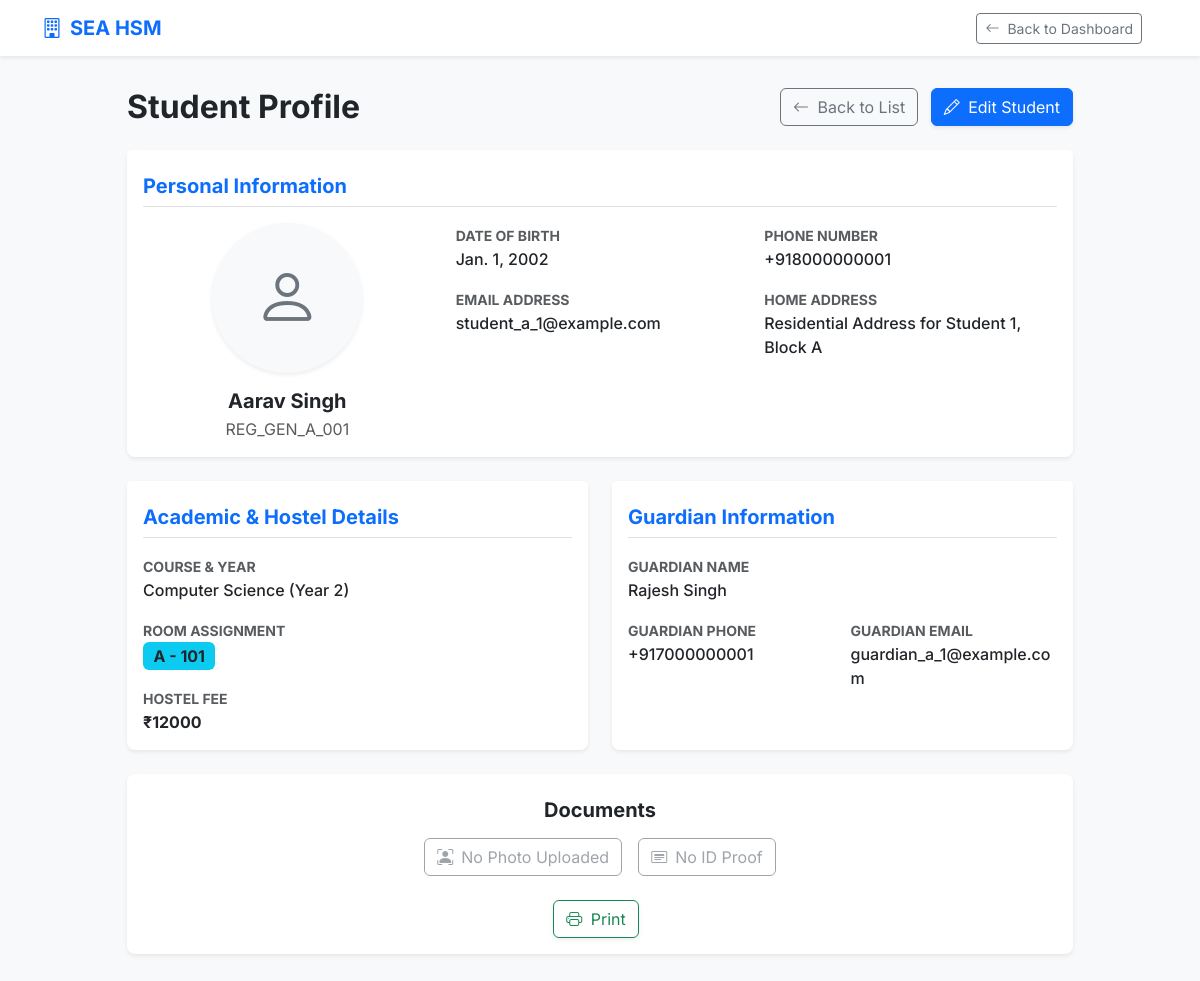
The page /student/view_student/159/ (signed in) on the database its author committed.
### student/models.py (models this page shows, shortened)
class Student(models.Model):
    user = models.OneToOneField(UserList, on_delete=models.CASCADE)
    name = models.CharField(max_length=30)
    reg_number=models.CharField(max_length=25, unique=True)
    dob = models.DateField("Date of Birth")
    course = models.CharField(max_length=20)
    year = models.IntegerField()
    hostel_fee = models.IntegerField()
    phone = models.CharField(max_length=15,default='+91')
    email = models.EmailField()
    home_address = models.TextField()
    guardian_name = models.CharField(max_length=30)
    guardian_phone = models.CharField(max_length=15,default='+91')
    guardian_email = models.EmailField()
    room = models.ForeignKey(Room, on_delete=models.SET_NULL, null=True)
    photo = models.ImageField(upload_to='students_photo/')
    id_proof = models.FileField(upload_to='id_proof/')

### room/models.py (models this page shows, shortened)
class Room(models.Model):
    block = models.CharField(max_length=5)
    room_no = models.CharField(max_length=10)
    capacity = models.IntegerField()
    class Meta:
        unique_together = ['block', 'room_no']
    def __str__(self):
        return f"{self.block} - {self.room_no}"

### student/views.py (the view)
# urls.py: path('view_student/<int:id>/',views.view_student,name='view_student'),
@login_required(login_url="login")
def view_student(request, id):
    student = get_object_or_404(Student, id=id)
    if request.user.role == 'Student' and student.user != request.user:
        logout(request)
        messages.error(request, "Unauthorized access. You have been logged out.")
        return redirect('login')
    return render(request, 'view_student.html', {'student': student})

### student/templates/view_student.html (shortened to what this page needs)
{% extends 'base.html' %}
{% block content %}
<div class="row justify-content-center">
    <div class="col-lg-10">
        <div class="d-flex justify-content-between align-items-center mb-4">
            <h2 class="fw-bold text-dark mb-0 d-print-none">Student Profile</h2>
            <div class="d-print-none">
                {% if request.user.role == 'Admin' %}
                <a href="{% url 'student_list' %}" class="btn btn-outline-secondary me-2">
                    <i class="bi bi-arrow-left me-1"></i> Back to List
                </a>
                {% endif %}
                {% if request.user.role == 'Admin' %}
                <a href="{% url 'edit_student' student.id %}" class="btn btn-primary shadow-sm">
                    <i class="bi bi-pencil me-1"></i> Edit Student
                </a>
                {% endif %}
            </div>
        </div>
        <div class="card border-0 shadow-sm rounded-3 mb-4">
            <div class="card-header bg-white border-bottom-0 pt-4 pb-0">
                <h5 class="fw-bold mb-0 text-primary border-bottom pb-2">Personal Information</h5>
            </div>
            <div class="card-body">
                <div class="row g-4">
                    <div class="col-md-4 text-center">
                        {% if student.photo %}
                        <img src="{{ student.photo.url }}" alt="Profile Photo"
                            class="img-fluid rounded-circle shadow-sm mb-3"
                            style="width: 150px; height: 150px; object-fit: cover;">
                        {% else %}
                        <div class="bg-light rounded-circle d-flex align-items-center justify-content-center shadow-sm mx-auto mb-3"
                            style="width: 150px; height: 150px;">
                            <i class="bi bi-person text-secondary" style="font-size: 4rem;"></i>
                        </div>
                        {% endif %}
                        <h5 class="fw-bold mb-1">{{ student.name }}</h5>
                        <p class="text-muted mb-0">{{ student.reg_number }}</p>
                    </div>
                    <div class="col-md-8">
                        <div class="row g-3">
                            <div class="col-sm-6">
                                <label class="text-muted small fw-bold text-uppercase">Date of Birth</label>
                                <p class="fw-medium mb-0">{{ student.dob }}</p>
                            </div>
                            <div class="col-sm-6">
                                <label class="text-muted small fw-bold text-uppercase">Phone Number</label>
                                <p class="fw-medium mb-0">{{ student.phone }}</p>
                            </div>
                            <div class="col-sm-6">
                                <label class="text-muted small fw-bold text-uppercase">Email Address</label>
                                <p class="fw-medium mb-0">{{ student.email }}</p>
                            </div>
                            <div class="col-sm-6">
                                <label class="text-muted small fw-bold text-uppercase">Home Address</label>
                                <p class="fw-medium mb-0">{{ student.home_address }}</p>
                            </div>
                        </div>
                    </div>
                </div>
            </div>
        </div>
        <div class="row g-4">
            <div class="col-md-6">
                <div class="card border-0 shadow-sm rounded-3 h-100">
                    <div class="card-header bg-white border-bottom-0 pt-4 pb-0">
                        <h5 class="fw-bold mb-0 text-primary border-bottom pb-2">Academic & Hostel Details</h5>
                    </div>
                    <div class="card-body">
                        <div class="row g-3">
                            <div class="col-12">
                                <label class="text-muted small fw-bold text-uppercase">Course & Year</label>
                                <p class="fw-medium mb-0">{{ student.course }} (Year {{ student.year }})</p>
                            </div>
                            <div class="col-12">
                                <label class="text-muted small fw-bold text-uppercase">Room Assignment</label>
                                <p class="fw-medium mb-0">
                                    {% if student.room %}
                                    <span class="badge bg-info text-dark fs-6">{{ student.room }}</span>
                                    {% else %}
                                    <span class="text-muted">Unassigned</span>
                                    {% endif %}
                                </p>
                            </div>
                            <div class="col-12">
                                <label class="text-muted small fw-bold text-uppercase">Hostel Fee</label>
                                <p class="fw-medium mb-0">
                                    {% if student.hostel_fee %}
                                    <span class="text-dark"><strong>₹{{ student.hostel_fee }}</strong></span>
                                    {% else %}
                                    <span class="text-muted">Unassigned</span>
                                    {% endif %}
                                </p>
                            </div>
                        </div>
                    </div>
                </div>
            </div>
            <div class="col-md-6">
                <div class="card border-0 shadow-sm rounded-3 h-100">
                    <div class="card-header bg-white border-bottom-0 pt-4 pb-0">
                        <h5 class="fw-bold mb-0 text-primary border-bottom pb-2">Guardian Information</h5>
                    </div>
                    <div class="card-body">
                        <div class="row g-3">
                            <div class="col-12">
                                <label class="text-muted small fw-bold text-uppercase">Guardian Name</label>
                                <p class="fw-medium mb-0">{{ student.guardian_name }}</p>
                            </div>
                            <div class="col-sm-6">
                                <label class="text-muted small fw-bold text-uppercase">Guardian Phone</label>
                                <p class="fw-medium mb-0">{{ student.guardian_phone }}</p>
                            </div>
                            <div class="col-sm-6">
                                <label class="text-muted small fw-bold text-uppercase">Guardian Email</label>
                                <p class="fw-medium mb-0">{{ student.guardian_email }}</p>
                            </div>
                        </div>
                    </div>
                </div>
            </div>
        </div>
        <div class="card border-0 shadow-sm rounded-3 mt-4 d-print-none">
            <div class="card-body p-4 text-center">
                <h5 class="fw-bold mb-3">Documents</h5>
                <div class="d-flex justify-content-center gap-3">
                    {% if student.photo %}
                    <a href="{{ student.photo.url }}" target="_blank" class="btn btn-outline-primary shadow-sm">
                        <i class="bi bi-person-bounding-box me-2"></i>View Photo
                    </a>
                    {% else %}
                    <button class="btn btn-outline-secondary" disabled><i class="bi bi-person-bounding-box me-2"></i>No
                        Photo Uploaded</button>
                    {% endif %}
                    {% if student.id_proof %}
                    <a href="{{ student.id_proof.url }}" target="_blank" class="btn btn-outline-primary shadow-sm">
                        <i class="bi bi-card-heading me-2"></i>View ID Proof
                    </a>
                    {% else %}
                    <button class="btn btn-outline-secondary" disabled><i class="bi bi-card-heading me-2"></i>No ID
                        Proof</button>
                    {% endif %}
                </div>
            </div>
            <div class="d-flex justify-content-center mb-3">
                <button onclick="window.print()" class="btn btn-outline-success me-2 shadow-sm">
                    <i class="bi bi-printer me-1"></i> Print
                </button>
            </div>
        </div>
    </div>
</div>
{% endblock %}

### accounts/templates/base.html (style rules this page uses)
body { font-family: 'Inter', sans-serif; background-color: #f8f9fa; }

### rows shown on the page
Student: name "Aarav Singh", reg_number "REG_GEN_A_001", dob "Jan. 1, 2002", phone "+918000000001", email "student_a_1@example.com", home_address "Residential Address for Student 1, Block A", course "Computer Science", year "2", room "A - 101", hostel_fee "12000", guardian_name "Rajesh Singh", guardian_phone "+917000000001", guardian_email "guardian_a_1@example.com"
